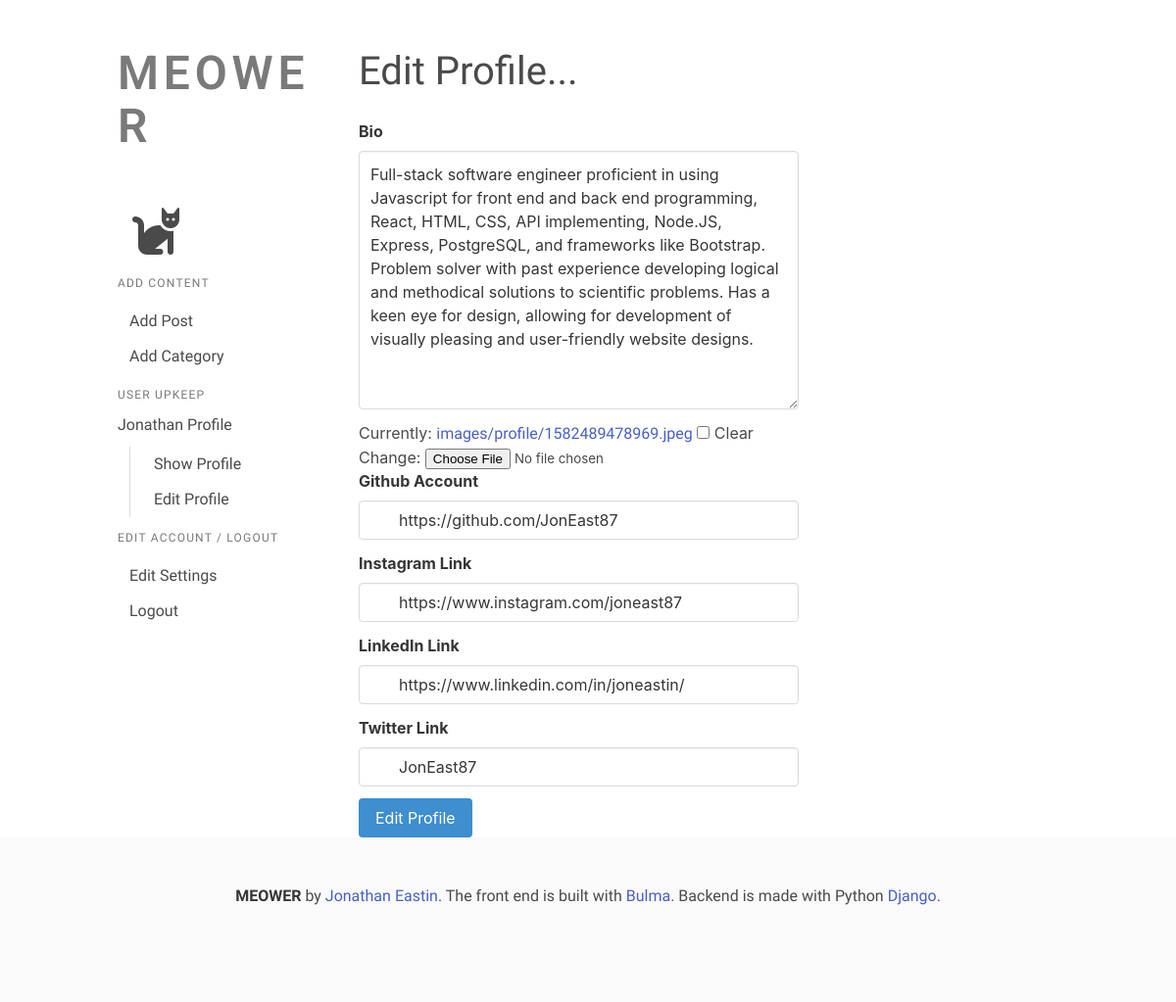
/members/1/edit_profile/ (signed in), run on the app's committed database.
### JonsBlog/models.py (models this page shows, shortened)
class Profile(models.Model):
    user = models.OneToOneField(User, null=True, on_delete=models.CASCADE)
    bio = models.TextField()
    profile_image = models.ImageField(null=True, blank=True, upload_to='images/profile/')
    github = models.CharField(max_length=255, null=True, blank=True)
    instagram = models.CharField(max_length=255, null=True, blank=True)
    linkedin = models.CharField(max_length=255, null=True, blank=True)
    twitter = models.CharField(max_length=255, null=True, blank=True)

### members/views.py (the view, shortened to what this page needs)
# urls.py: path('<int:pk>/edit_profile/', EditProfilePageView.as_view(), name='edit_profile'),
class EditProfilePageView(LoginRequiredMixin, UserPassesTestMixin, generic.UpdateView):
    model = Profile
    form_class = EditProfileForm
    template_name = 'registration/edit_profile.html'
    def test_func(self):
        user = self.get_object()
        return self.request.user.id == user.id
    success_url = reverse_lazy('home')

### members/forms.py
class EditProfileForm(forms.ModelForm):
    bio = forms.CharField(
        required=False,
        widget=forms.widgets.Textarea(
            attrs={
                'class': 'textarea',
            }
        )
    )
    github = forms.CharField(
        max_length=100,
        required=False,
        widget=forms.widgets.TextInput(
            attrs={
                'class': 'input'
            }
        )
    )
    instagram = forms.CharField(
        max_length=100,
        required=False,
        widget=forms.widgets.TextInput(
            attrs={
                'class': 'input'
            }
        )
    )
    linkedin = forms.CharField(
        max_length=100,
        required=False,
        widget=forms.widgets.TextInput(
            attrs={
                'class': 'input'
            }
        )
    )
    twitter = forms.CharField(
        max_length=100,
        required=False,
        widget=forms.widgets.TextInput(
            attrs={
                'class': 'input'
            }
        )
    )
    class Meta:
        model = Profile
        fields = ('bio', 'profile_image', 'github', 'instagram', 'linkedin', 'twitter')

### members/templates/registration/edit_profile.html (shortened to what this page needs)
{% extends 'base.html' %}
{% block content %}
    <div class="column">
        <div class="columns is-two-thirds">
            <form method="POST" enctype="multipart/form-data">
                <h2 class="subtitle is-2 is-spaced">Edit Profile...</h2>
                <div class="field">
                    <label class="label">Bio</label>
                    <div class="control has-icons-left has-icons-right">
                        {{ form.bio }}
                    </div>
                </div>
                {{ form.profile_image }}
                <div class="field">
                    <label class="label">Github Account</label>
                    <div class="control has-icons-left has-icons-right">
                        {{ form.github }}
                    </div>
                </div>
                <div class="field">
                    <label class="label">Instagram Link</label>
                    <div class="control has-icons-left has-icons-right">
                        {{ form.instagram }}
                    </div>
                </div>
                <div class="field">
                    <label class="label">LinkedIn Link</label>
                    <div class="control has-icons-left has-icons-right">
                        {{ form.linkedin }}
                    </div>
                </div>
                <div class="field">
                    <label class="label">Twitter Link</label>
                    <div class="control has-icons-left has-icons-right">
                        {{ form.twitter }}
                    </div>
                </div>
                <button class="button is-info">Edit Profile</button>
            </form>
        </div>
    </div>
{% endblock %}

### JonsBlog/templates/base.html (shortened to what this page needs)
<!DOCTYPE html>
<html lang="en">
<head>
    <link rel="stylesheet" href="https://cdn.jsdelivr.net/npm/bulma@0.9.4/css/bulma.min.css">
    <link href="../../static/JonsBlog/css/stylesheet.css" rel="stylesheet">
    <link href="../../../static/JonsBlog/css/stylesheet.css" rel="stylesheet">
</head>
<body>
<div class="container mt-6">
    <div class="columns">
        <div class="column">
            <aside class="menu">
                <p class="menu-label title is-1">
                    Meower
                </p>
                <ul class="menu-list">
                    <li>
                        <a href="{% url 'home' %}"><i class="fa-solid fa-cat fa-3x"></i></a>
                    </li>
                </ul>
                <p class="menu-label">
                    Add Content
                </p>
                <ul class="menu-list">
                    <li>
                        <a href="{% url 'add-post' %}">Add Post</a>
                    </li>
                    <li>
                        <a href="{% url 'add-category' %}">Add Category</a>
                    </li>
                </ul>
                <p class="menu-label">
                    User Upkeep
                </p>
                {% if user.profile.id %}
                    <ul class="menu-list">
                        <li>
                            <p>{{ user.first_name }} Profile</p>
                            <ul>
                                <li>
                                    <a href="{% url 'show_profile' user.profile.id %}">Show Profile</a>
                                </li>
                                <li>
                                    <a href="{% url 'edit_profile' user.profile.id %}">Edit Profile</a>
                                </li>
                            </ul>
                        </li>
                    </ul>
                {% endif %}
                {% if user.id %}
                    <p class="menu-label">
                        Edit Account / Logout
                    </p>
                    <ul class="menu-list">
                        <li>
                            <a href="{% url 'edit_settings' %}">Edit Settings</a>
                        </li>
                        <li>
                            <a href="{% url 'logout' %}">Logout</a>
                        </li>
                    </ul>
                {% endif %}
            </aside>
        </div>
        <div class="column is-three-quarters">
            <div class="container">
                {% block content %}
                {% endblock %}
            </div>
        </div>
    </div>
</div>
<footer class="footer mt-auto">
    <div class="content has-text-centered">
        <p>
            <strong>MEOWER</strong> by <a href="#">Jonathan Eastin</a>. The front end is built
            with <a href="https://bulma.io">Bulma</a>. Backend is made with Python <a
                href="https://www.djangoproject.com">Django</a>.
        </p>
    </div>
</footer>
</body>
</html>

### static/JonsBlog/css/stylesheet.css (style rules this page uses)
.title, .card-header-title { font-family: Roboto, sans-serif; }
.subtitle, .card-header-author { font-family: Lobster, cursive; }
p, span, .content, a { font-family: Raleway, sans-serif; }

### data on the page
Profile: bio "Full-stack software engineer proficient in using Javascript for front end and back end programming, React, HTML, CSS, API implementing, Node.JS, Express, PostgreSQL, and frameworks like Bootstrap. Problem solver with past experience developing logical and methodical solutions to scientific problems. Has a keen eye for design, allowing for development of visually pleasing and user-friendly website designs.", github "https://github.com/JonEast87", instagram "https://www.instagram.com/joneast87", linkedin "https://www.linkedin.com/in/joneastin/", twitter "JonEast87"

### other printed values
{{ user.first_name }} "Jonathan"
